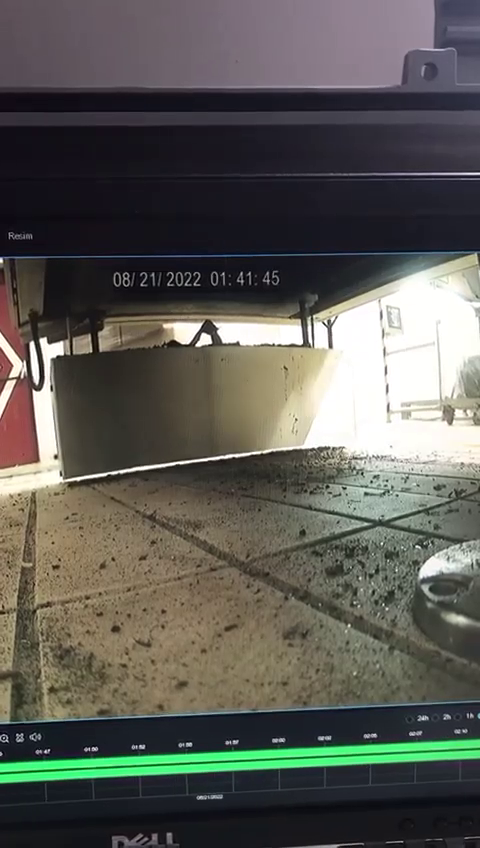
#> input picture frame 8 of video.mp4, 480 x 848 px
$ python xalil.py
#> lines starting #> are read from the running program, lines starting #| are printed output that depends on the picture
import cv2
import math
import numpy as np


my_video = cv2.VideoCapture("video.mp4")
new_vid = my_video.get(100)


def  point_transform(frame):
    #corner of the license plate that we wanna get perspective
    #pt1 = left upper, pt2 = right upper, pt2 = left bottom, pt3 = right bottom
    pt1, pt2, pt3, pt4 = [0,350], [538,300],[10,650],[538,600]
    xf =  abs(pt2[0] - pt1[0])
    yf = abs(pt2[1] - pt1[1])
    width = int(math.sqrt(xf**2 + yf**2))

    x1f =  abs(pt3[1] - pt1[1])
    y1f = abs(pt3[0] - pt1[0])
    height = int(math.sqrt(x1f**2 + y1f**2))

    pts1 = np.float32([pt1, pt2, pt3, pt4])
    pts2 = np.float32([[0,0], [width,0], [0,height], [width, height]])
    matrix = cv2.getPerspectiveTransform(pts1,pts2)
    imgoutput = cv2.warpPerspective(frame, matrix,(width,height))

    return imgoutput

name_count = 0
counter =0
while True:
    _, img = my_video.read()
#> img is the input picture: shape (848, 480, 3); mean B, G, R 84.8, 90.9, 91.4


    cropped = point_transform(img)
#> in point_transform, `imgoutput = cv2.warpPerspective(frame, matrix,(width,height))`:
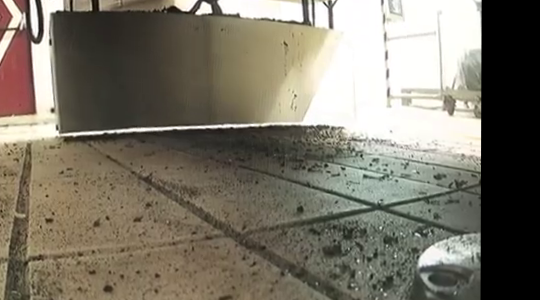
#> imgoutput: shape (300, 540, 3); mean B, G, R 104.7, 117.9, 123.4
    cv2.CAP_PROP_POS_MSEC

    #show video, frame by frame
    if (counter % 3) ==0:
        cv2.imwrite(f"photos/frame{name_count}.jpg", cropped)
        name_count += 1

    counter += 1


    cv2.imshow("screen", cropped)


    if cv2.waitKey(28) & 0xFF == ord('q'):
#> (key q is pressed here)
        break

#my_video.release()
cv2.destroyAllWindows()

$ run again, starting later in the video
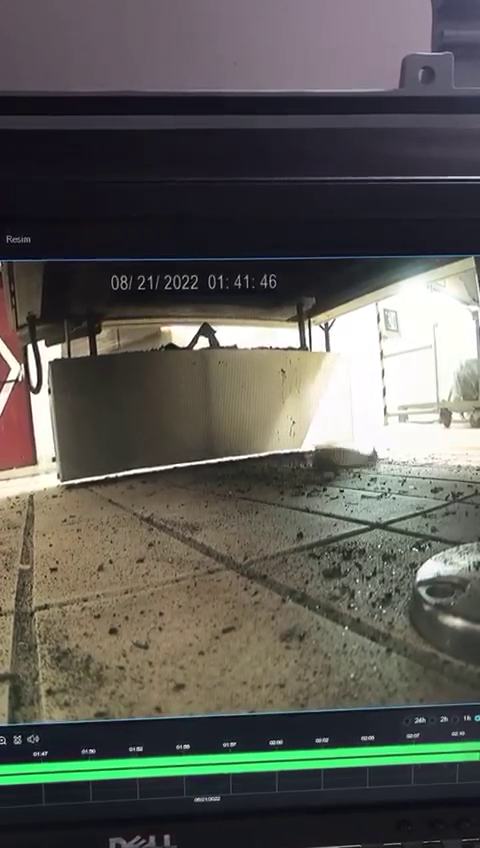
#> input picture frame 37 of video.mp4, 480 x 848 px
#> img is the input picture: shape (848, 480, 3); mean B, G, R 85, 90.7, 91.2
#> in point_transform, `imgoutput = cv2.warpPerspective(frame, matrix,(width,height))`:
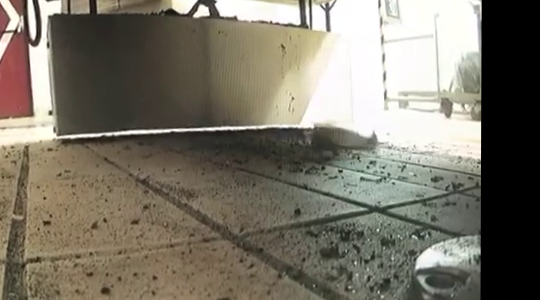
#> imgoutput: shape (300, 540, 3); mean B, G, R 104.7, 117.3, 122.8

$ run again, starting later in the video
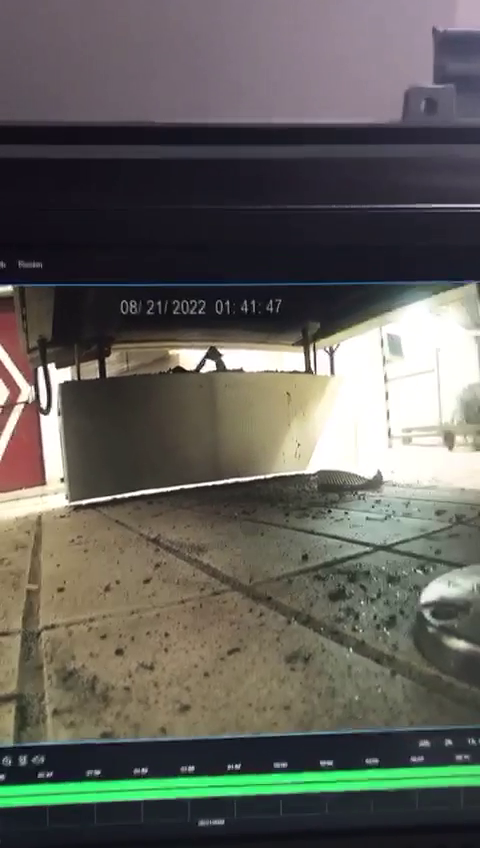
#> input picture frame 67 of video.mp4, 480 x 848 px
#> img is the input picture: shape (848, 480, 3); mean B, G, R 90.1, 96.3, 97
#> in point_transform, `imgoutput = cv2.warpPerspective(frame, matrix,(width,height))`:
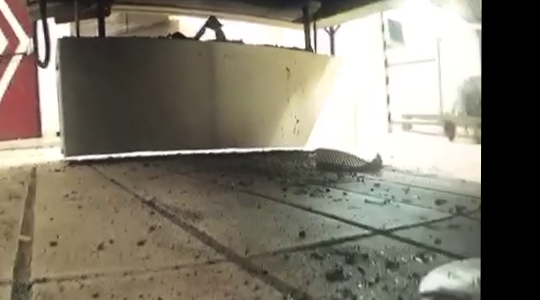
#> imgoutput: shape (300, 540, 3); mean B, G, R 108.8, 121.9, 127.5
